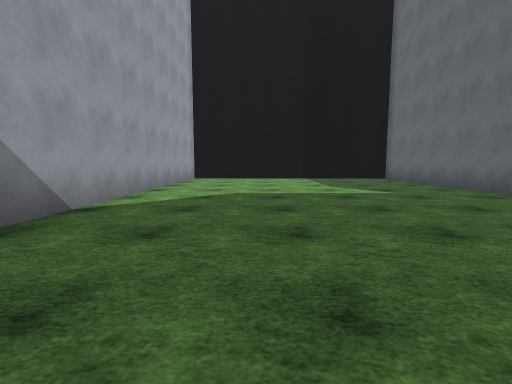
view 1 (above)

22 first-person views from a walk through a 3-D level made in the Unity game engine. The camera is 1.2 m above the floor, tilts 6° down and sees 85° across. The floor is counted in squares, 2 m on a side. Each view is taken from the middle of a square. On the plan, view 1 faces up. The plan holds only what a view shows up to about 9 squares ahead; the rest is blank. The place goes on beyond the plan. Surface patterns are stand-ins for the level's own textures.

view 2
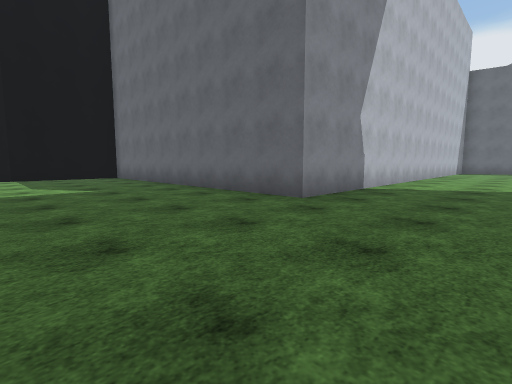

view 3
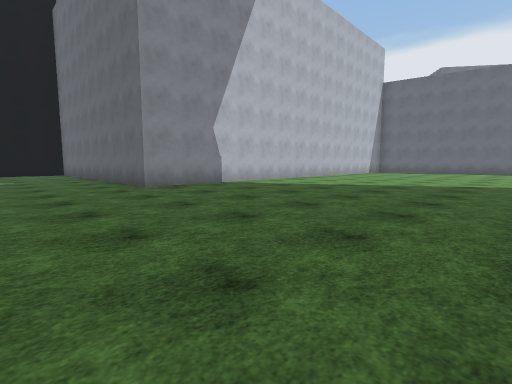

view 4
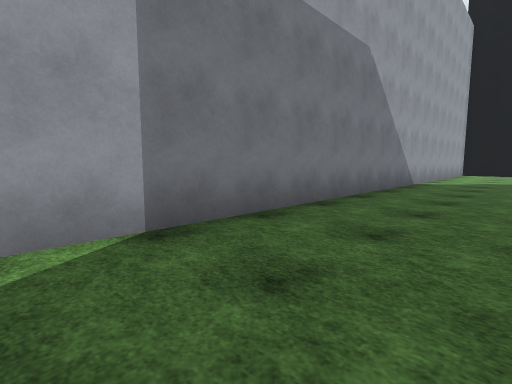

view 5
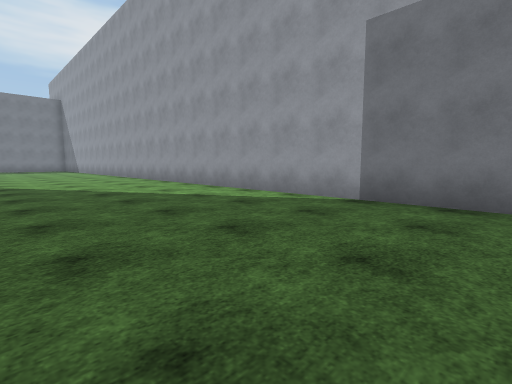

view 6
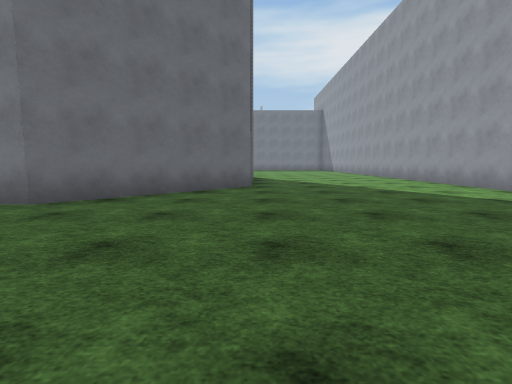

view 7
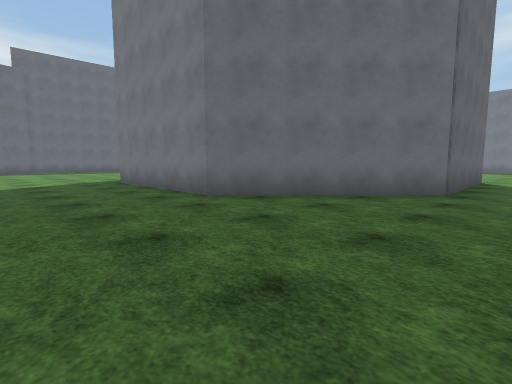

view 8
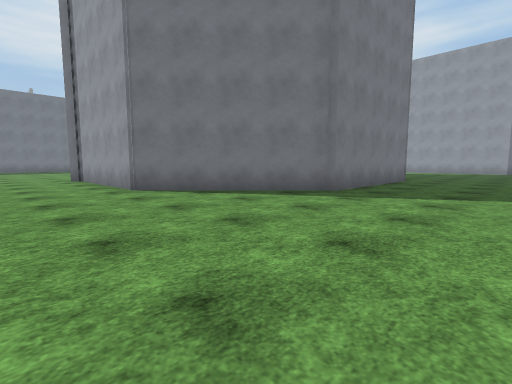

view 9
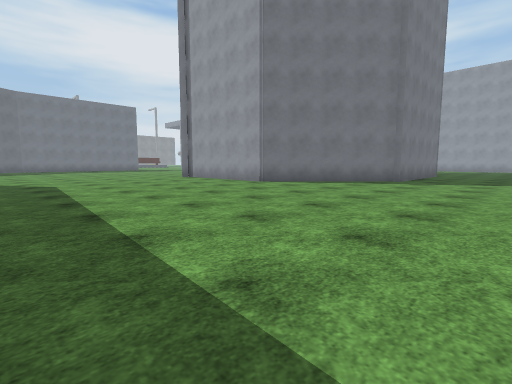

view 10
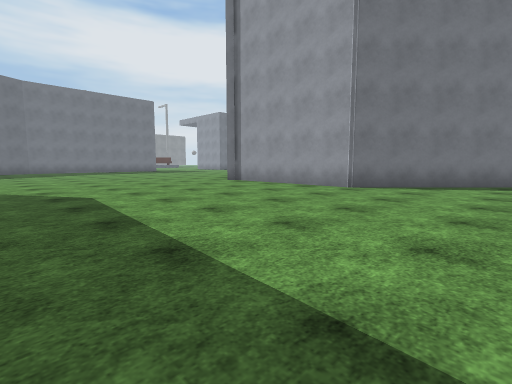

view 11
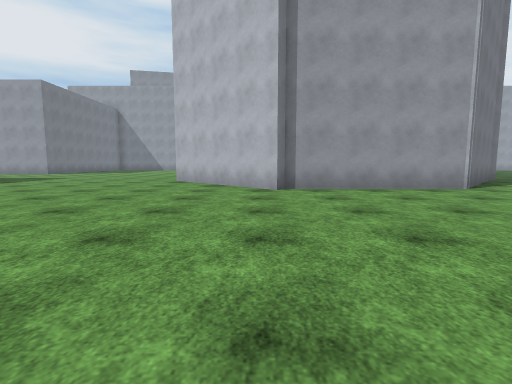

view 12
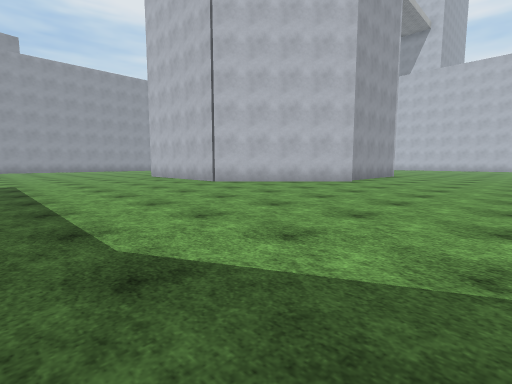

view 13
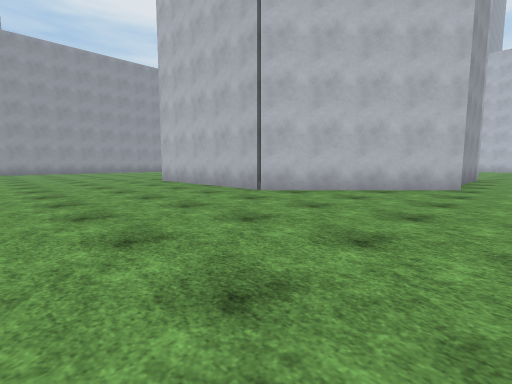

view 14
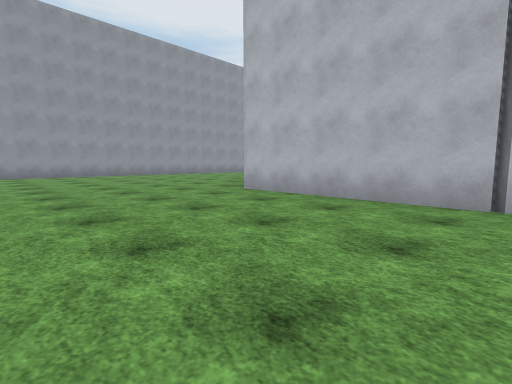

view 15
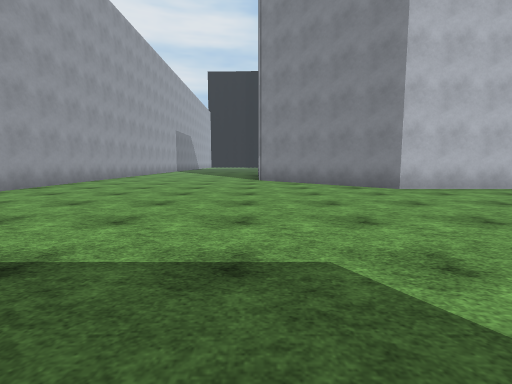

view 16
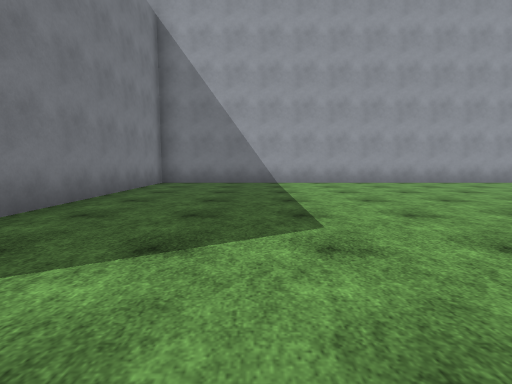

view 17
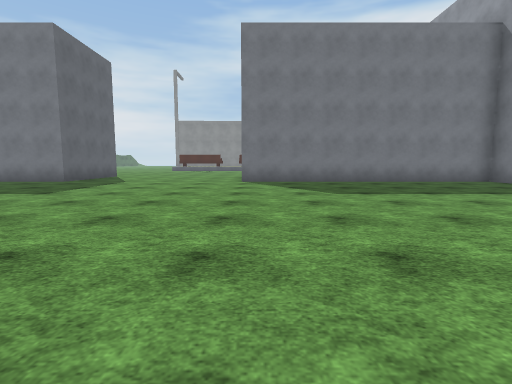

view 18
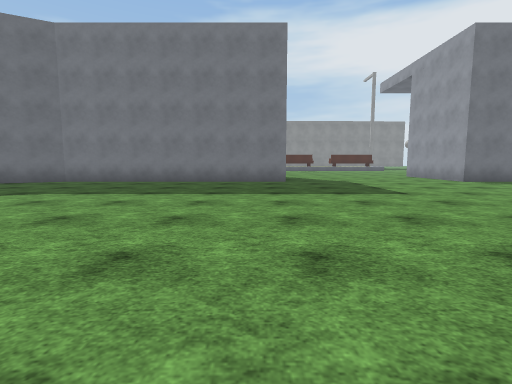

view 19
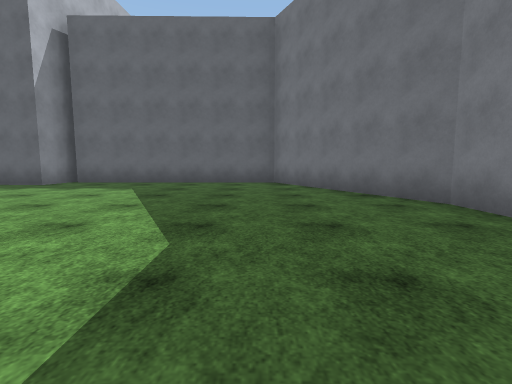

view 20
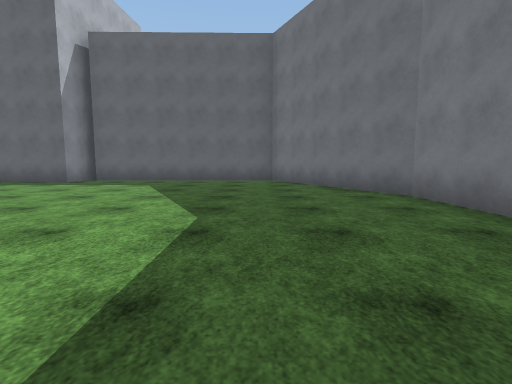

view 21
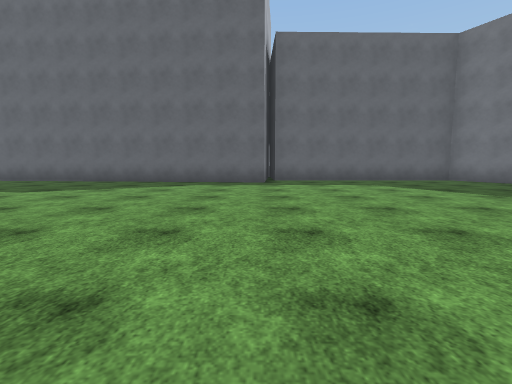

view 22
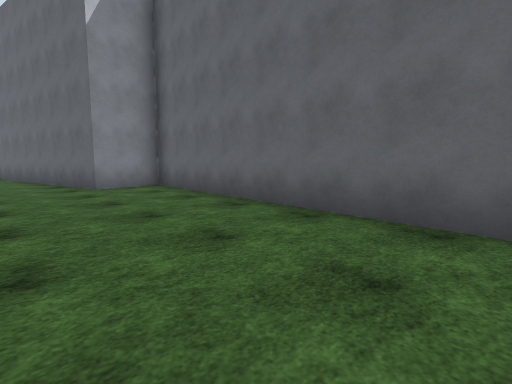

### Floor plan
Points are (right, up) in squares from view 1. A wall is a line through its corners. A room is listed if a view was taken in it or the views show most of it. See-through windows are left out.
Room 1 (views 1, 2, 3, 4, 5, 6, 7, 8, 9, 10, 11, 12, 13, 14, 15, 16, 17, 18, 19, 20, 21, 22)
walls: (10.6, -6.2) (13.6, -9.1) (13.6, -13.4); (13.9, -13.5) (10.8, -16.6) (6.2, -16.6) (3.5, -13.9); (11, 1.8) (4.9, 1.8) (4.9, 9.2); (3.1, -13.5) (3.1, -9.1) (6.2, -6) (10.8, -6); (22.9, -16.4) (21.5, -16.3) (22.5, -4.8) (20.9, -5.1) (19.9, 0); (-2.4, -13.9) (-2.4, -24.8) (5.5, -24.8); (11, -24.8) (18, -24.8) (22.5, -22.6) (22.4, -16.6); (2.2, 10.6) (1.5, 10.7); (-2.4, 9.1) (-2.4, -11.1)

Where each view was taken, in squares from view 1:
view 1: 0 up, 0 right, facing up
view 2: 1 down, 1 right, facing up-right
view 3: 5 down, 2 right, facing up-right
view 4: 5 down, 0 right, facing up-left
view 5: 2 down, 2 right, facing down-left
view 6: 2 down, 3 right, facing down
view 7: 3 down, 2 right, facing down-right
view 8: 3 down, 16 right, facing down-left
view 9: 3 down, 20 right, facing down-left
view 10: 6 down, 20 right, facing down-left
view 11: 14 down, 20 right, facing left
view 12: 22 down, 18 right, facing up-left
view 13: 21 down, 15 right, facing up-left
view 14: 21 down, 11 right, facing up-left
view 15: 23 down, 3 right, facing up
view 16: 22 down, 6 right, facing left
view 17: 16 down, 5 right, facing down
view 18: 16 down, 12 right, facing down
view 19: 22 down, 14 right, facing right
view 20: 22 down, 13 right, facing right
view 21: 16 down, 13 right, facing right
view 22: 12 down, 19 right, facing up-right
